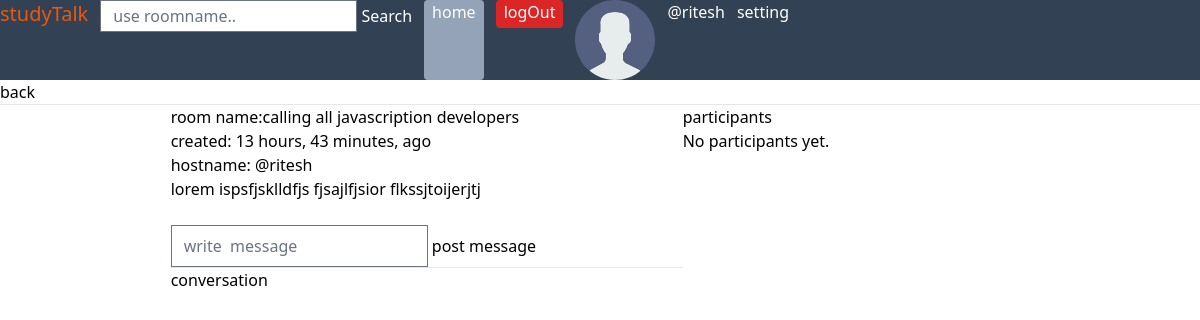
Before: /room/1 (signed in) with the older database file.
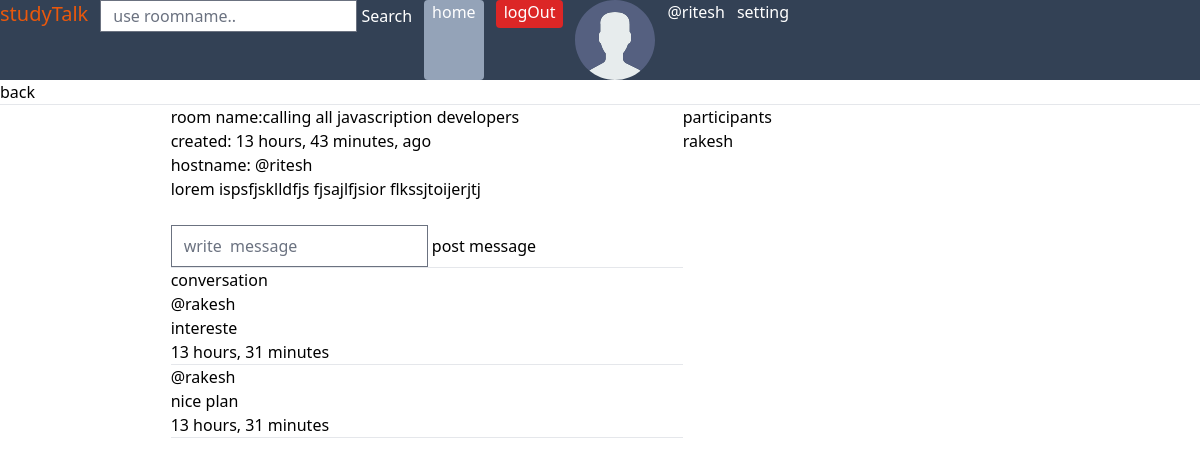
After: the same page with the newer database file.
### base/models.py (models this page shows, shortened)
class Message(models.Model):
    user = models.ForeignKey(User, on_delete=models.CASCADE)
    room = models.ForeignKey(Room, on_delete=models.CASCADE)
    message = models.TextField()
    created_at = models.DateTimeField(auto_now_add=True)
    updated_at = models.DateTimeField(auto_now=True)
    class Meta:
        ordering = ['-updated_at','-created_at']

class User(AbstractUser):
    name=models.CharField(max_length=200,null=True)
    email=models.EmailField(unique=True,null=True)
    bio=models.TextField(null=True)
    avatar=models.ImageField(upload_to="images/", null=True,blank=True,default='avatar.svg')
    USERNAME_FIELD='email'
    REQUIRED_FIELDS = ['username']  # Required when creating a superuser

### base/views.py (the view)
# urls.py: path('room/<int:room_id>',views.room,name="room"),
def room(request,room_id):
    room=get_object_or_404(Room, pk=room_id)
    room_messages=room.message_set.all()
    participants=room.participants.all()
    if request.method == "POST":
        message=Message.objects.create(
            user=request.user,
            room=room,
            message=request.POST.get('message')
        )
        room.participants.add(request.user)
        return redirect('room',room_id=room_id)
    else:
        pass
    context={
        'room':room,
        'messages':room_messages,
        'participants':participants
        }
    return render(request,'base/room.html',context)

### base/templates/base/room.html (shortened to what this page needs)
{% extends "layout.html" %} {% block title %} allrooms {% endblock %}
{% block content %}
<a href="{% url 'index' %}">back</a>
<hr>
<div class="container">
    <div></div>
  <div class="section">
    <h2>room name:{{room.name}}</h2>
    <h3>created: {{room.created_at|timesince}}, ago</h3>
    <a href="{% url "profile" room.host.id%}"><p>hostname: @{{room.host.username}}</p></a>
    <p>{{room.description}}</p>
    <br>
    {% if user.is_authenticated %}
    <form action="" method="post">
      <input type="text" name="message" placeholder="write  message">
      <button type="submit">post message</button>
    </form>
    {% endif %}
    <hr>
    <h2>conversation</h2>
    {% for message in messages %}
    <a href="{%url "profile" message.user.id%}">
    <h4>@{{message.user.username}}</h4>
  </a>
      <p>{{message.message}}</p>
      <span>{{message.created_at|timesince}}</span>
      <hr>
    {% endfor %}
  </div>
  <div class="sidebar">
    <h4>participants</h4>
    {% for participant in participants %}
    <a href="{%url "profile" participant.id %}">
      <h5>{{ participant.username }}</h5>
    </a>
    {% empty %}
    <h5>No participants yet.</h5>
    {% endfor %}
  </div>
</div>
{% endblock %}

Changed rows visible on the page:
added Message: user.username "rakesh", message "intereste", created_at "13 hours, 31 minutes"
added Message: user.username "rakesh", message "nice plan", created_at "13 hours, 31 minutes"
added User: username "rakesh"
Other visible differences:
text no longer shown: "No participants yet."
